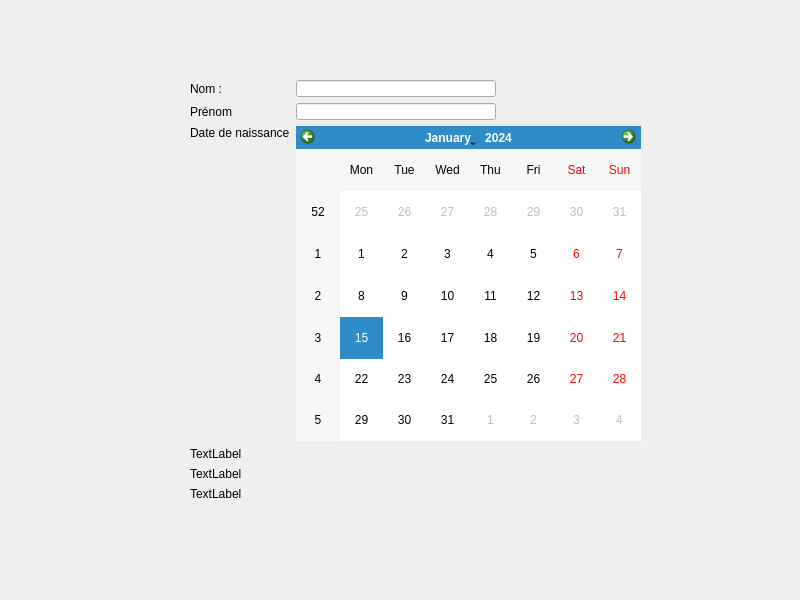
<?xml version="1.0" encoding="UTF-8"?>
<ui version="4.0">
 <class>IHM</class>
 <widget class="QWidget" name="IHM">
  <property name="geometry">
   <rect>
    <x>0</x>
    <y>0</y>
    <width>800</width>
    <height>600</height>
   </rect>
  </property>
  <property name="windowTitle">
   <string>Widget</string>
  </property>
  <widget class="QWidget" name="gridLayoutWidget">
   <property name="geometry">
    <rect>
     <x>190</x>
     <y>80</y>
     <width>451</width>
     <height>421</height>
    </rect>
   </property>
   <layout class="QGridLayout" name="gridLayout">
    <item row="3" column="1">
     <widget class="QCalendarWidget" name="cwBirthdate"/>
    </item>
    <item row="6" column="0">
     <widget class="QLabel" name="lPrintBirthdate">
      <property name="text">
       <string>TextLabel</string>
      </property>
     </widget>
    </item>
    <item row="1" column="0">
     <widget class="QLabel" name="lFirstName">
      <property name="text">
       <string>Prénom</string>
      </property>
     </widget>
    </item>
    <item row="0" column="0">
     <widget class="QLabel" name="lName">
      <property name="enabled">
       <bool>true</bool>
      </property>
      <property name="text">
       <string>Nom :</string>
      </property>
     </widget>
    </item>
    <item row="3" column="0" alignment="Qt::AlignTop">
     <widget class="QLabel" name="lBirthdate">
      <property name="text">
       <string>Date de naissance</string>
      </property>
     </widget>
    </item>
    <item row="1" column="1">
     <widget class="QLineEdit" name="leFirstName">
      <property name="maximumSize">
       <size>
        <width>200</width>
        <height>17</height>
       </size>
      </property>
     </widget>
    </item>
    <item row="4" column="0">
     <widget class="QLabel" name="lPrintFirstName">
      <property name="text">
       <string>TextLabel</string>
      </property>
     </widget>
    </item>
    <item row="5" column="0">
     <widget class="QLabel" name="lPrintName">
      <property name="text">
       <string>TextLabel</string>
      </property>
     </widget>
    </item>
    <item row="0" column="1">
     <widget class="QLineEdit" name="leName">
      <property name="maximumSize">
       <size>
        <width>200</width>
        <height>17</height>
       </size>
      </property>
     </widget>
    </item>
   </layout>
  </widget>
 </widget>
 <resources/>
 <connections/>
</ui>
